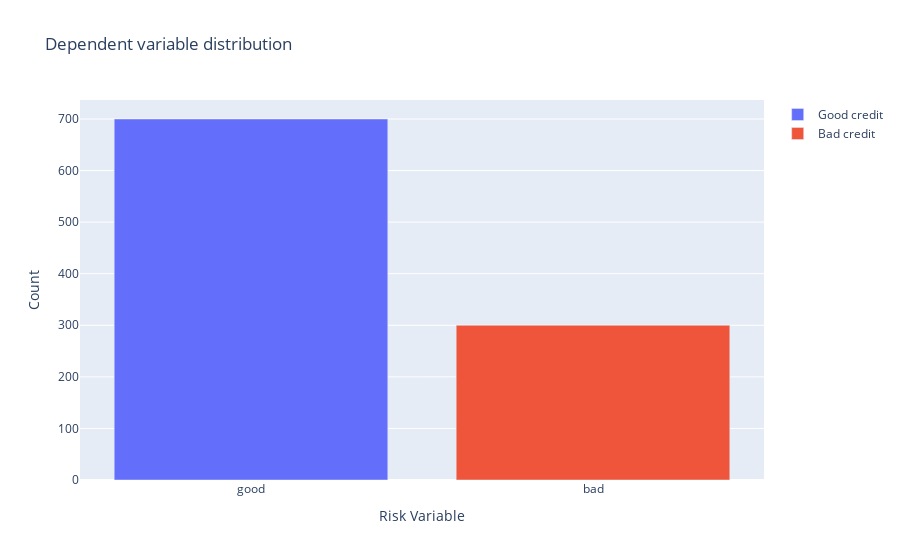

Write notebook code for a chart like this one.
### Markdown cell above
#  Below Visualization Give us Idea on Good and Bad Customers in training set

### Code cell
tr0 = go.Bar(
            x = df_credit[df_credit["Risk"]== 'good']["Risk"].value_counts().index.values,
            y = df_credit[df_credit["Risk"]== 'good']["Risk"].value_counts().values,
            name='Good credit'
    )

tr1 = go.Bar(
            x = df_credit[df_credit["Risk"]== 'bad']["Risk"].value_counts().index.values,
            y = df_credit[df_credit["Risk"]== 'bad']["Risk"].value_counts().values,
            name='Bad credit'
    )

data = [tr0, tr1]

layout = go.Layout(
    
)

layout = go.Layout(
    yaxis=dict(
        title='Count'
    ),
    xaxis=dict(
        title='Risk Variable'
    ),
    title='Dependent variable distribution'
)

fig = go.Figure(data=data, layout=layout)

py.iplot(fig, filename='grouped-bar')

### Figure 1 — Plotly figure (JSON) as saved in the notebook; plotly's stock layout.template omitted (floating-point values rounded to 4 significant figures)
{"data": [{"name": "Good credit", "type": "bar", "x": ["good"], "y": [700]}, {"name": "Bad credit", "type": "bar", "x": ["bad"], "y": [300]}], "layout": {"title": {"text": "Dependent variable distribution"}, "xaxis": {"title": {"text": "Risk Variable"}}, "yaxis": {"title": {"text": "Count"}}}}
